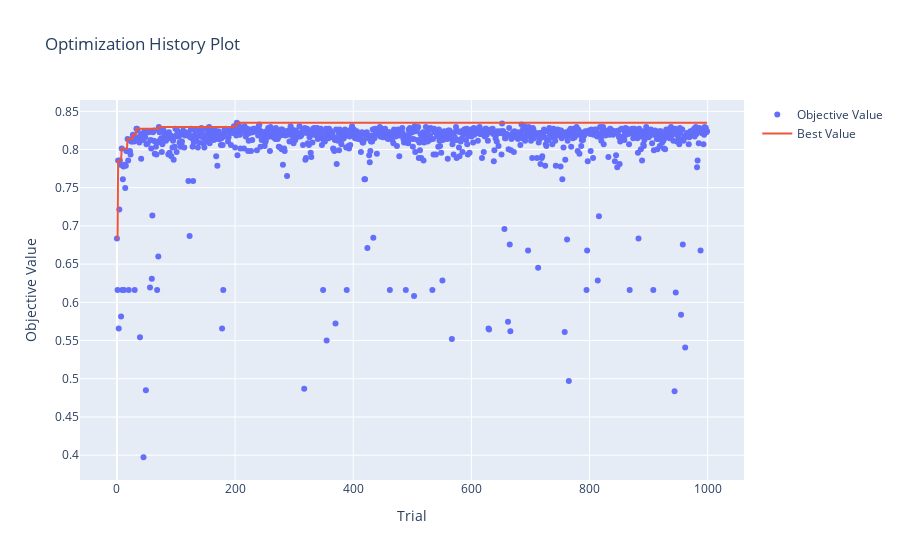
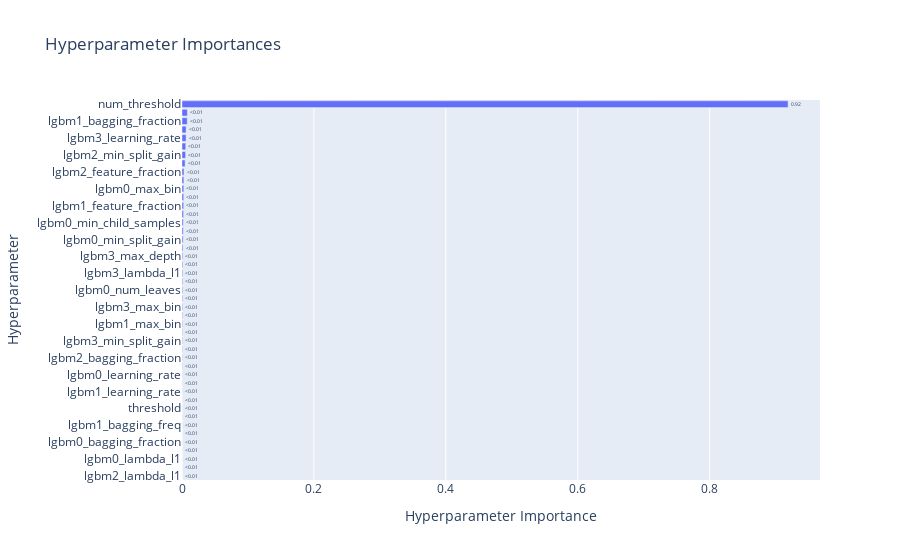

Write notebook code for charts like these, in order.
### Code cell
vis.plot_optimization_history(study).show()
vis.plot_param_importances(study).show()

### Figure 1 — Plotly figure (JSON) as saved in the notebook; plotly's stock layout.template omitted (floating-point values rounded to 4 significant figures; data arrays with more than 128 entries replaced by an {"elided": "..."} marker saying what was removed)
{"data": [{"mode": "markers", "name": "Objective Value", "type": "scatter", "x": {"elided": "1000 int values"}, "y": {"elided": "1000 float values"}}, {"mode": "lines", "name": "Best Value", "type": "scatter", "x": {"elided": "1000 int values"}, "y": {"elided": "1000 float values"}}, {"marker": {"color": "#cccccc"}, "mode": "markers", "name": "Infeasible Trial", "showlegend": false, "type": "scatter", "x": [], "y": []}], "layout": {"title": {"text": "Optimization History Plot"}, "xaxis": {"title": {"text": "Trial"}}, "yaxis": {"title": {"text": "Objective Value"}}}}

### Figure 2 — Plotly figure (JSON) as saved in the notebook; plotly's stock layout.template omitted (floating-point values rounded to 4 significant figures)
{"data": [{"cliponaxis": false, "hovertemplate": ["lgbm2_lambda_l1 (FloatDistribution): 9.641803004872264e-07<extra></extra>", "svc_kernel (CategoricalDistribution): 4.69168085644521e-05<extra></extra>", "lgbm0_lambda_l1 (FloatDistribution): 7.403803016524553e-05<extra></extra>", "lgbm1_max_depth (IntDistribution): 8.628720024872188e-05<extra></extra>", "lgbm0_bagging_fraction (FloatDistribution): 0.00010647535154125791<extra></extra>", "lgbm3_bagging_freq (IntDistribution): 0.00010954847443383921<extra></extra>", "lgbm1_bagging_freq (IntDistribution): 0.00012640823267483296<extra></extra>", "lgbm3_num_leaves (IntDistribution): 0.00014570346098368185<extra></extra>", "threshold (IntDistribution): 0.0001489249609717191<extra></extra>", "lgbm0_bagging_freq (IntDistribution): 0.0001734892514597454<extra></extra>", "lgbm1_learning_rate (FloatDistribution): 0.00024064633726347118<extra></extra>", "lgbm2_learning_rate (FloatDistribution): 0.0002610627825979504<extra></extra>", "lgbm0_learning_rate (FloatDistribution): 0.00033920863933392827<extra></extra>", "lgbm2_max_depth (IntDistribution): 0.0004234924746866659<extra></extra>", "lgbm2_bagging_fraction (FloatDistribution): 0.0005729066236507377<extra></extra>", "lgbm2_bagging_freq (IntDistribution): 0.0005884893636287544<extra></extra>", "lgbm3_min_split_gain (FloatDistribution): 0.0007390383757791695<extra></extra>", "lgbm1_min_child_samples (IntDistribution): 0.0007488259927509758<extra></extra>", "lgbm1_max_bin (IntDistribution): 0.000841000970312573<extra></extra>", "lgbm1_num_leaves (IntDistribution): 0.0008718007078210894<extra></extra>", "lgbm3_max_bin (IntDistribution): 0.0009250096481591985<extra></extra>", "lgbm1_min_split_gain (FloatDistribution): 0.0010117318492938324<extra></extra>", "lgbm0_num_leaves (IntDistribution): 0.0010472369293818798<extra></extra>", "lgbm1_lambda_l1 (FloatDistribution): 0.0010742269070594473<extra></extra>", "lgbm3_lambda_l1 (FloatDistribution): 0.0010794519418144523<extra></extra>", "small_groups_threshold (FloatDistribution): 0.0011057954913160795<extra></extra>", "lgbm3_max_depth (IntDistribution): 0.001161835605368252<extra></extra>", "lgbm3_bagging_fraction (FloatDistribution): 0.00143100834579646<extra></extra>", "lgbm0_min_split_gain (FloatDistribution): 0.0017156547395018708<extra></extra>", "lgbm0_feature_fraction (FloatDistribution): 0.0018890425538753799<extra></extra>", "lgbm0_min_child_samples (IntDistribution): 0.001897843112525451<extra></extra>", "lgbm2_max_bin (IntDistribution): 0.0023707589411607875<extra></extra>", "lgbm1_feature_fraction (FloatDistribution): 0.0025144507600533077<extra></extra>", "lgbm3_feature_fraction (FloatDistribution): 0.0026002680248553536<extra></extra>", "lgbm0_max_bin (IntDistribution): 0.0027333462182098723<extra></extra>", "lgbm2_num_leaves (IntDistribution): 0.002800617937934206<extra></extra>", "lgbm2_feature_fraction (FloatDistribution): 0.0029927605890027213<extra></extra>", "lgbm2_min_child_samples (IntDistribution): 0.004663045937485299<extra></extra>", "lgbm2_min_split_gain (FloatDistribution): 0.005413287903059521<extra></extra>", "lgbm3_min_child_samples (IntDistribution): 0.0056628736371205825<extra></extra>", "lgbm3_learning_rate (FloatDistribution): 0.006154429158733773<extra></extra>", "lgbm0_max_depth (IntDistribution): 0.006185446090455573<extra></extra>", "lgbm1_bagging_fraction (FloatDistribution): 0.007928404835643546<extra></extra>", "svc_C (FloatDistribution): 0.008074514974150846<extra></extra>", "num_threshold (FloatDistribution): 0.9189217296488731<extra></extra>"], "name": "Objective Value", "orientation": "h", "text": ["<0.01", "<0.01", "<0.01", "<0.01", "<0.01", "<0.01", "<0.01", "<0.01", "<0.01", "<0.01", "<0.01", "<0.01", "<0.01", "<0.01", "<0.01", "<0.01", "<0.01", "<0.01", "<0.01", "<0.01", "<0.01", "<0.01", "<0.01", "<0.01", "<0.01", "<0.01", "<0.01", "<0.01", "<0.01", "<0.01", "<0.01", "<0.01", "<0.01", "<0.01", "<0.01", "<0.01", "<0.01", "<0.01", "<0.01", "<0.01", "<0.01", "<0.01", "<0.01", "<0.01", "0.92"], "textposition": "outside", "type": "bar", "x": [9.642e-07, 4.692e-05, 7.404e-05, 8.629e-05, 0.0001065, 0.0001095, 0.0001264, 0.0001457, 0.0001489, 0.0001735, 0.0002406, 0.0002611, 0.0003392, 0.0004235, 0.0005729, 0.0005885, 0.000739, 0.0007488, 0.000841, 0.0008718, 0.000925, 0.001012, 0.001047, 0.001074, 0.001079, 0.001106, 0.001162, 0.001431, 0.001716, 0.001889, 0.001898, 0.002371, 0.002514, 0.0026, 0.002733, 0.002801, 0.002993, 0.004663, 0.005413, 0.005663, 0.006154, 0.006185, 0.007928, 0.008075, 0.9189], "y": ["lgbm2_lambda_l1", "svc_kernel", "lgbm0_lambda_l1", "lgbm1_max_depth", "lgbm0_bagging_fraction", "lgbm3_bagging_freq", "lgbm1_bagging_freq", "lgbm3_num_leaves", "threshold", "lgbm0_bagging_freq", "lgbm1_learning_rate", "lgbm2_learning_rate", "lgbm0_learning_rate", "lgbm2_max_depth", "lgbm2_bagging_fraction", "lgbm2_bagging_freq", "lgbm3_min_split_gain", "lgbm1_min_child_samples", "lgbm1_max_bin", "lgbm1_num_leaves", "lgbm3_max_bin", "lgbm1_min_split_gain", "lgbm0_num_leaves", "lgbm1_lambda_l1", "lgbm3_lambda_l1", "small_groups_threshold", "lgbm3_max_depth", "lgbm3_bagging_fraction", "lgbm0_min_split_gain", "lgbm0_feature_fraction", "lgbm0_min_child_samples", "lgbm2_max_bin", "lgbm1_feature_fraction", "lgbm3_feature_fraction", "lgbm0_max_bin", "lgbm2_num_leaves", "lgbm2_feature_fraction", "lgbm2_min_child_samples", "lgbm2_min_split_gain", "lgbm3_min_child_samples", "lgbm3_learning_rate", "lgbm0_max_depth", "lgbm1_bagging_fraction", "svc_C", "num_threshold"]}], "layout": {"title": {"text": "Hyperparameter Importances"}, "xaxis": {"title": {"text": "Hyperparameter Importance"}}, "yaxis": {"title": {"text": "Hyperparameter"}}}}
